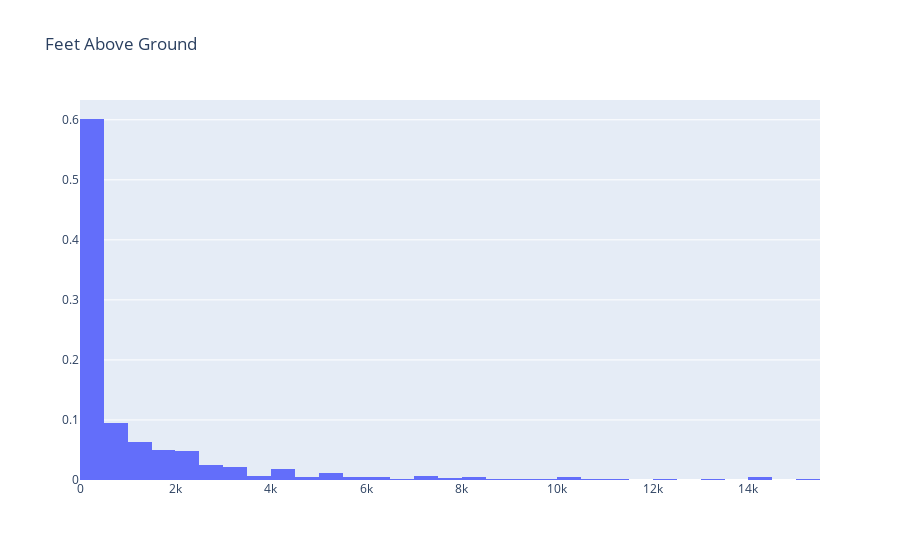

Notebook code cell kept with this figure:
### Code cell
heights = df[(df[DataSchema.effect_indicated_damage] == True) &
             (df["Any Cost?"] == True)][DataSchema.feet_above_ground].to_numpy()

fig = go.Figure(data=go.Histogram(x=heights,histnorm="probability", nbinsx=50))

fig.update_layout(title="Feet Above Ground")
fig

### Figure 1 — Plotly figure (JSON) as saved in the notebook; plotly's stock layout.template omitted (floating-point values rounded to 4 significant figures; data arrays with more than 128 entries replaced by an {"elided": "..."} marker saying what was removed)
{"data": [{"histnorm": "probability", "nbinsx": 50, "type": "histogram", "x": {"elided": "805 int values"}}], "layout": {"title": {"text": "Feet Above Ground"}}}
